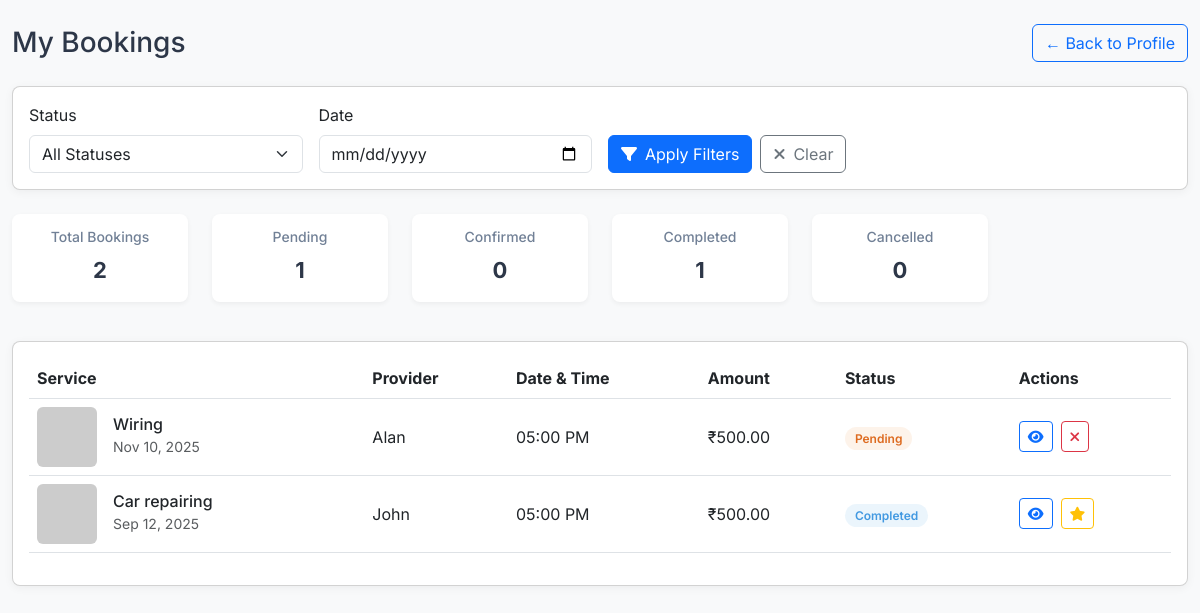
The app's page /customer_bookings.php (signed in) with its own data.
### tables this page shows
CREATE TABLE `bookings` (
  `id` int(11) NOT NULL,
  `user_id` int(11) NOT NULL,
  `provider_id` int(11) NOT NULL,
  `service_id` int(11) NOT NULL,
  `booking_date` datetime NOT NULL,
  `address` text NOT NULL,
  `amount` decimal(10,2) NOT NULL,
  `status` enum('pending','confirmed','completed','cancelled','rejected') DEFAULT 'pending',
  `cancellation_reason` text DEFAULT NULL,
  `payment_type` enum('cash','later') NOT NULL DEFAULT 'cash',
  `payment_status` enum('pending','paid','unpaid') DEFAULT 'pending',
  `admin_notes` text DEFAULT NULL,
  `customer_notes` text DEFAULT NULL,
  `provider_notes` text DEFAULT NULL,
  `created_at` timestamp NOT NULL DEFAULT current_timestamp()
);

CREATE TABLE `services` (
  `id` int(11) NOT NULL,
  `name` varchar(100) NOT NULL,
  `category_id` int(11) NOT NULL,
  `description` text NOT NULL,
  `base_price` decimal(10,2) NOT NULL,
  `duration_minutes` int(11) NOT NULL,
  `image` varchar(255) DEFAULT NULL,
  `created_at` timestamp NOT NULL DEFAULT current_timestamp()
);

CREATE TABLE `users` (
  `id` int(11) NOT NULL,
  `name` varchar(100) NOT NULL,
  `email` varchar(100) NOT NULL,
  `password` varchar(255) NOT NULL,
  `role` enum('admin','provider','customer') NOT NULL,
  `phone` varchar(20) NOT NULL,
  `address` text NOT NULL,
  `city` varchar(100) NOT NULL,
  `state` varchar(100) NOT NULL,
  `pincode` varchar(20) NOT NULL,
  `profile_image` varchar(255) DEFAULT NULL,
  `is_active` tinyint(1) DEFAULT 1,
  `created_at` timestamp NOT NULL DEFAULT current_timestamp(),
  `updated_at` timestamp NOT NULL DEFAULT current_timestamp() ON UPDATE current_timestamp()
);

### customer_bookings.php (the view, shortened to what this page needs)
<?php
include 'db.php';
$customer_id = $_SESSION['user']['id'];
$status_filter = isset($_GET['status']) ? $_GET['status'] : 'all';
$date_filter = isset($_GET['date']) ? $_GET['date'] : '';
$query = "
    SELECT
        b.*,
        s.name AS service_name,
        s.image AS service_image,
        u.name AS provider_name,
        b.cancellation_reason
    FROM bookings b
    JOIN services s ON b.service_id = s.id
    JOIN users u ON b.provider_id = u.id
    WHERE b.user_id = ?
";
$params = [$customer_id];
$types = "i";
$query .= " ORDER BY b.booking_date DESC";
$stmt = $conn->prepare($query);
$stmt->bind_param($types, ...$params);
$stmt->execute();
$bookings = $stmt->get_result();
$counts = $conn->query("
    SELECT
        COUNT(*) as total,
        SUM(status = 'pending') as pending,
        SUM(status = 'confirmed') as confirmed,
        SUM(status = 'completed') as completed,
        SUM(status = 'cancelled') as cancelled
    FROM bookings
    WHERE user_id = $customer_id
")->fetch_assoc();
?>
<!DOCTYPE html>
<html lang="en">
<head>
    <link rel="stylesheet" href="https://cdnjs.cloudflare.com/ajax/libs/font-awesome/6.4.0/css/all.min.css">
    <link href="https://cdn.jsdelivr.net/npm/bootstrap@5.3.0/dist/css/bootstrap.min.css" rel="stylesheet">
</head>
<body>
    <div class="container-fluid py-4">
        <div class="d-flex justify-content-between align-items-center mb-4">
            <h1 class="h3 mb-0">My Bookings</h1>
            <a href="customer_dashboard.php" class="btn btn-outline-primary">
                 ← Back to Profile
            </a>
        </div>
        <div class="card mb-4">
            <div class="card-body">
                <form method="GET" class="row g-3">
                    <div class="col-md-3">
                        <label for="status" class="form-label">Status</label>
                        <select name="status" id="status" class="form-select">
                            <option value="all" <?= $status_filter === 'all' ? 'selected' : '' ?>>All Statuses</option>
                        </select>
                    </div>
                    <div class="col-md-3">
                        <label for="date" class="form-label">Date</label>
                        <input type="date" name="date" id="date" class="form-control" value="<?= htmlspecialchars($date_filter) ?>">
                    </div>
                    <div class="col-md-6 d-flex align-items-end">
                        <button type="submit" class="btn btn-primary me-2">
                            <i class="fas fa-filter me-2"></i>Apply Filters
                        </button>
                        <a href="customer_bookings.php" class="btn btn-outline-secondary">
                            <i class="fas fa-times me-2"></i>Clear
                        </a>
                    </div>
                </form>
            </div>
        </div>
        <div class="row mb-4">
            <div class="col-md-2 col-6">
                <div class="stat-card">
                    <h3>Total Bookings</h3>
                    <p><?= $counts['total'] ?></p>
                </div>
            </div>
            <div class="col-md-2 col-6">
                <div class="stat-card">
                    <h3>Pending</h3>
                    <p><?= $counts['pending'] ?></p>
                </div>
            </div>
            <div class="col-md-2 col-6">
                <div class="stat-card">
                    <h3>Confirmed</h3>
                    <p><?= $counts['confirmed'] ?></p>
                </div>
            </div>
            <div class="col-md-2 col-6">
                <div class="stat-card">
                    <h3>Completed</h3>
                    <p><?= $counts['completed'] ?></p>
                </div>
            </div>
            <div class="col-md-2 col-6">
                <div class="stat-card">
                    <h3>Cancelled</h3>
                    <p><?= $counts['cancelled'] ?></p>
                </div>
            </div>
        </div>
        <div class="card">
            <div class="card-body">
                <?php if ($bookings->num_rows > 0): ?>
                    <div class="table-responsive">
                        <table class="table table-hover align-middle">
                            <thead>
                                <tr>
                                    <th>Service</th>
                                    <th>Provider</th>
                                    <th>Date & Time</th>
                                    <th>Amount</th>
                                    <th>Status</th>
                                    <th>Actions</th>
                                </tr>
                            </thead>
                            <tbody>
                                <?php while ($booking = $bookings->fetch_assoc()): ?>
                                    <tr>
                                        <td>
                                            <div class="d-flex align-items-center">
                                                <img src="<?= htmlspecialchars($booking['service_image'] ?? 'https://via.placeholder.com/80?text=Service') ?>"
                                                     alt="<?= htmlspecialchars($booking['service_name']) ?>"
                                                     width="60" height="60"
                                                     class="rounded me-3">
                                                <div>
                                                    <h6 class="mb-0"><?= htmlspecialchars($booking['service_name']) ?></h6>
                                                    <small class="text-muted"><?= date('M d, Y', strtotime($booking['booking_date'])) ?></small>
                                                </div>
                                            </div>
                                        </td>
                                        <td><?= htmlspecialchars($booking['provider_name']) ?></td>
                                        <td><?= date('h:i A', strtotime($booking['booking_date'])) ?></td>
                                        <td>₹<?= number_format($booking['amount'], 2) ?></td>
                                        <td>
                                            <span class="status-badge status-<?= strtolower($booking['status']) ?>">
                                                <?= ucfirst($booking['status']) ?>
                                            </span>
                                        </td>
                                        <td>
                                            <div class="d-flex gap-2">
                                                <a href="view_booking.php?id=<?= $booking['id'] ?>" class="btn btn-sm btn-outline-primary">
                                                    <i class="fas fa-eye"></i>
                                                </a>
                                                <?php if ($booking['status'] === 'pending' || $booking['status'] === 'confirmed'): ?>
                                                    <button class="btn btn-sm btn-outline-danger cancel-btn"
                                                            data-bs-toggle="modal"
                                                            data-bs-target="#cancelModal"
                                                            data-booking-id="<?= $booking['id'] ?>">
                                                        <i class="fas fa-times"></i>
                                                    </button>
                                                <?php endif; ?>
                                                <?php if ($booking['status'] === 'completed'): ?>
                                                    <a href="rate_service.php?booking_id=<?= $booking['id'] ?>" class="btn btn-sm btn-outline-warning">
                                                        <i class="fas fa-star"></i>
                                                    </a>
                                                <?php endif; ?>
                                            </div>
                                        </td>
                                    </tr>
                                <?php endwhile; ?>
                            </tbody>
                        </table>
                    </div>
                <?php endif; ?>
            </div>
        </div>
    </div>
</body>
</html>

### customer_bookings.php (style rules this page uses)
:root { --primary: #f76d2b; --primary-dark: #e05b1a; --secondary: #2d3748; --accent: #f0f4f8; --text: #2d3748; --light-text: #718096; --border: #e2e8f0; --white: #ffffff; --success: #38a169; --warning: #dd6b20; --error: #e53e3e; }
body { font-family: 'Inter', sans-serif; background-color: #f8f9fa; color: var(--text); }
.card { border-radius: 8px; box-shadow: 0 2px 10px rgba(0,0,0,0.05); transition: all 0.3s; margin-bottom: 20px; }
.status-badge { padding: 4px 10px; border-radius: 20px; font-size: 12px; font-weight: 600; }
.status-pending { background-color: rgba(237, 137, 54, 0.1); color: var(--warning); }
.status-completed { background-color: rgba(66, 153, 225, 0.1); color: #4299e1; }
.stat-card { background: var(--white); padding: 15px; border-radius: 8px; text-align: center; margin-bottom: 15px; box-shadow: 0 2px 5px rgba(0,0,0,0.05); }
.stat-card h3 { font-size: 14px; color: var(--light-text); margin-bottom: 8px; }
.stat-card p { font-size: 22px; font-weight: 700; margin-bottom: 0; }

### records on screen
bookings: service.name "Wiring", booking_date "Nov 10, 2025", provider.name "Alan", booking_date "05:00 PM", amount "500.00", status "Pending"
bookings: service.name "Car repairing", booking_date "Sep 12, 2025", provider.name "John", booking_date "05:00 PM", amount "500.00", status "Completed"

### other values on screen
$counts['total'] "2"
$counts['pending'] "1"
$counts['confirmed'] "0"
$counts['completed'] "1"
$counts['cancelled'] "0"
